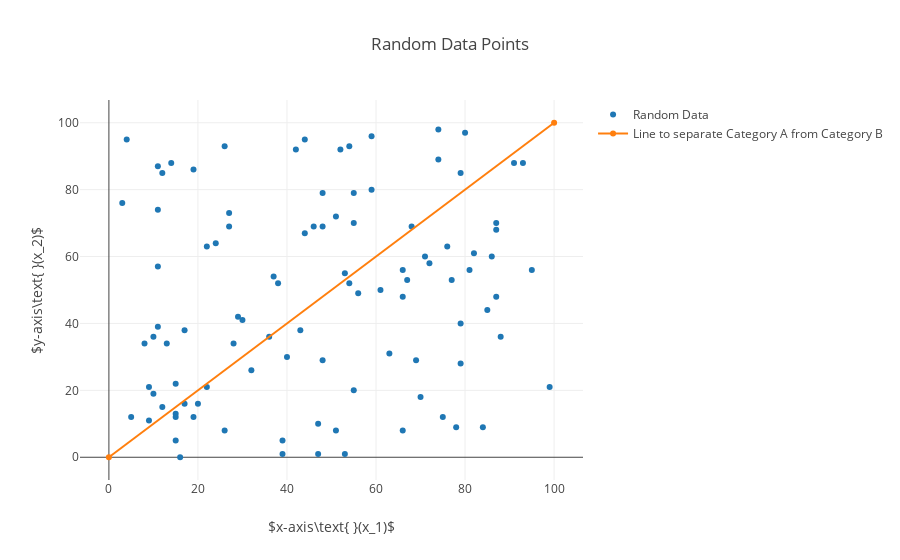

Write notebook code for a chart like this one.
### Markdown cell above
# Perceptron
Let's look a the perceptron in more detail and describe it more formally and implement one.  A perceptron is more formally called a binary classifier, a type of linear classifier, and it's designed to predict the inputs category.  A classifier sepearates data into categories.  Our brains do this without much effort, such as, classifying mammales and reptiles, 2 and 4 legged animales, things by different colors, by smell and ect.  The perceptron simpley takes some inputs and performs a mathematical process and spits out an output/classification/prediction. To fully understand how the perceptron works, it needs to be looked at with example data.

Below is an arbitrary data set plotted on a graph with a line through them.  The goal of the perceptron is to classify what points are below and above the line.  What it means for a perceptron to learn to classify is that it learns a mathematical function to separate the two groups.  The mathematical function it will learn is represented by the line below.  Therefore, a perceptron or neural network is call a "Univeral Function Approximater".  The data points below represent training data for the perceptron.  Once the perceptron is trained it will be able to take in data points not listed in the graph below and predict if the point is below or above the line.  The perceptron that will be implemented will be trained using supervised learning and takes in inputs and outputs a 1 above the line and -1 for below the line.  The supervised learning approach means the training data below will be fed into the perceptron one-by-one and if it predicts the wrong category the perceptron will be penalized by tweaking it's algorithm programmatically.  Tweaking of the algorithm is known as gradient decent.  If the perceptron predicts the correct category, no penalty.  After training, the perceptron should be able to predict the correct category for data points not in the training set.

The formula for a line is represented like, $y=mx+b$.  The line that our perceptron will try to approximate below is $y=2x+3$

### Code cell
%matplotlib inline
import plotly.offline as plt
import plotly.graph_objs as go
import numpy as np

ts = 100

x1 = np.random.randint(ts, size=ts)
x2 = np.random.randint(ts, size=ts)

# the label represents the category. It will be used in the perceptron algorithm below during training
label = (x1>x2).astype(np.int)
label[label == 0] = -1

points = go.Scatter(
    x = x1,
    y = x2,
    mode = 'markers',
    marker = dict(
        symbol = 'circle'
    ),
    name = 'Random Data'
    
)

# Plot a line y=mx+b
x = np.linspace(0,ts,2)
m = 1
b = 0
y = m*x+b

line = go.Scatter(
    x = x,
    y = y,
    name = 'Line to separate Category A from Category B'
)

data = [points, line]

layout = go.Layout(
    title='Random Data Points',
    xaxis=dict(
        title='$x-axis\\text{ }(x_1)$'
    ),
    yaxis=dict(
        title='$y-axis\\text{ }(x_2)$'
    )
)

fig = go.Figure(data=data, layout=layout)
plt.iplot(fig)

### Figure 1 — Plotly figure (JSON) as saved in the notebook; plotly's stock layout.template omitted (floating-point values rounded to 4 significant figures)
{"data": [{"marker": {"symbol": "circle"}, "mode": "markers", "name": "Random Data", "type": "scatter", "uid": "5ae22672-bcf5-4f2e-a644-f53a321f4ff6", "x": [10, 11, 52, 66, 39, 12, 26, 16, 80, 15, 47, 66, 79, 75, 32, 19, 63, 47, 53, 44, 93, 78, 39, 79, 15, 79, 59, 68, 11, 48, 95, 9, 87, 8, 12, 26, 22, 48, 56, 3, 5, 22, 55, 74, 53, 69, 99, 27, 72, 13, 15, 54, 20, 17, 86, 55, 48, 54, 30, 91, 76, 11, 28, 77, 29, 11, 17, 43, 71, 37, 19, 42, 51, 27, 15, 51, 74, 24, 46, 88, 59, 82, 70, 61, 44, 36, 85, 10, 81, 40, 4, 84, 67, 87, 38, 9, 66, 14, 87, 55], "y": [19, 39, 92, 8, 1, 85, 93, 0, 97, 13, 1, 56, 40, 12, 26, 12, 31, 10, 55, 95, 88, 9, 5, 28, 5, 85, 96, 69, 74, 79, 56, 11, 68, 34, 15, 8, 21, 29, 49, 76, 12, 63, 70, 89, 1, 29, 21, 73, 58, 34, 22, 93, 16, 38, 60, 20, 69, 52, 41, 88, 63, 87, 34, 53, 42, 57, 16, 38, 60, 54, 86, 92, 8, 69, 12, 72, 98, 64, 69, 36, 80, 61, 18, 50, 67, 36, 44, 36, 56, 30, 95, 9, 53, 48, 52, 21, 48, 88, 70, 79]}, {"name": "Line to separate Category A from Category B", "type": "scatter", "uid": "3762762d-2d9f-463a-9ce0-c94c7d696cc5", "x": [0, 100], "y": [0, 100]}], "layout": {"autosize": true, "title": "Random Data Points", "xaxis": {"autorange": true, "range": [-5.975, 106.0], "title": "$x-axis\\text{ }(x_1)$", "type": "linear"}, "yaxis": {"autorange": true, "range": [-7.325, 107.3], "title": "$y-axis\\text{ }(x_2)$", "type": "linear"}}}
